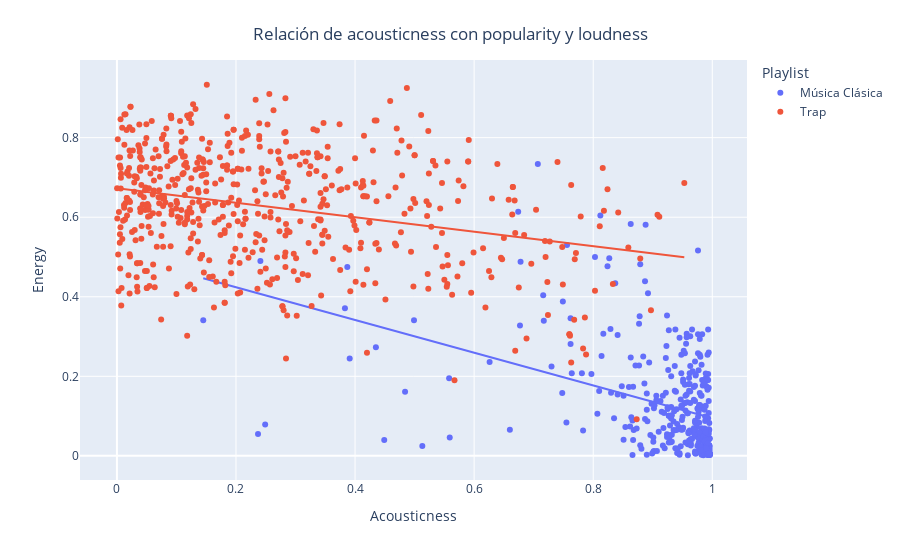

Source (notebook cell):
### Markdown cell above
Se analiza la relación de *acousticness* con *energy* y la playlist a la que pertenecen.

### Code cell
df_test = df_final.copy()
df_test['target'] = df_test['target'].astype('str')

fig = ply.scatter(df_test.replace({'0':str(genero_0), '1': str(genero_1)}), 'acousticness', 'energy', 
                  color='target', labels={'target': 'Playlist'}, trendline='ols')

fig.update_layout(title={
        'text': "Relación de acousticness con popularity y loudness", 'y':0.95, 'x':0.5,
        'xanchor': 'center', 'yanchor': 'top'})
fig.update_yaxes(title_text = 'Energy')
fig.update_xaxes(title_text = 'Acousticness')
fig.show()

### Figure 1 — Plotly figure (JSON) as saved in the notebook; plotly's stock layout.template omitted (floating-point values rounded to 4 significant figures; data arrays with more than 128 entries replaced by an {"elided": "..."} marker saying what was removed)
{"data": [{"hovertemplate": "Playlist=Música Clásica<br>acousticness=%{x}<br>energy=%{y}<extra></extra>", "legendgroup": "Música Clásica", "marker": {"color": "#636efa", "symbol": "circle"}, "mode": "markers", "name": "Música Clásica", "orientation": "v", "showlegend": true, "type": "scatter", "x": {"elided": "360 float values"}, "xaxis": "x", "y": {"elided": "360 float values"}, "yaxis": "y"}, {"hovertemplate": "<b>OLS trendline</b><br>energy = -0.411296 * acousticness + 0.505999<br>R<sup>2</sup>=0.164117<br><br>Playlist=Música Clásica<br>acousticness=%{x}<br>energy=%{y} <b>(trend)</b><extra></extra>", "legendgroup": "Música Clásica", "marker": {"color": "#636efa", "symbol": "circle"}, "mode": "lines", "name": "Música Clásica", "showlegend": false, "type": "scatter", "x": {"elided": "360 float values"}, "xaxis": "x", "y": {"elided": "360 float values"}, "yaxis": "y"}, {"hovertemplate": "Playlist=Trap<br>acousticness=%{x}<br>energy=%{y}<extra></extra>", "legendgroup": "Trap", "marker": {"color": "#EF553B", "symbol": "circle"}, "mode": "markers", "name": "Trap", "orientation": "v", "showlegend": true, "type": "scatter", "x": {"elided": "580 float values"}, "xaxis": "x", "y": {"elided": "580 float values"}, "yaxis": "y"}, {"hovertemplate": "<b>OLS trendline</b><br>energy = -0.181665 * acousticness + 0.672741<br>R<sup>2</sup>=0.082132<br><br>Playlist=Trap<br>acousticness=%{x}<br>energy=%{y} <b>(trend)</b><extra></extra>", "legendgroup": "Trap", "marker": {"color": "#EF553B", "symbol": "circle"}, "mode": "lines", "name": "Trap", "showlegend": false, "type": "scatter", "x": {"elided": "580 float values"}, "xaxis": "x", "y": {"elided": "580 float values"}, "yaxis": "y"}], "layout": {"legend": {"title": {"text": "Playlist"}, "tracegroupgap": 0}, "margin": {"t": 60}, "title": {"text": "Relación de acousticness con popularity y loudness", "x": 0.5, "xanchor": "center", "y": 0.95, "yanchor": "top"}, "xaxis": {"anchor": "y", "domain": [0, 1], "title": {"text": "Acousticness"}}, "yaxis": {"anchor": "x", "domain": [0, 1], "title": {"text": "Energy"}}}}
